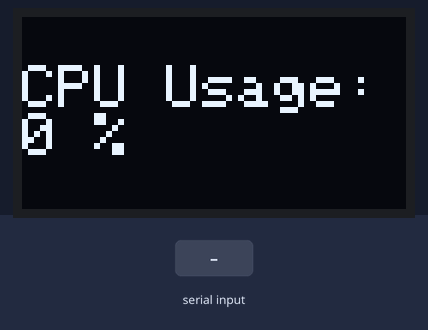
Simulated run of this sketch. Board: Arduino Uno, built with avr-gcc and run on an emulated ATmega328P. Shown: 128×64 one-colour display. The test bench sets the inputs (shaded band).

Above: at 2.2 s.
2.3 s: "90,45\n" received over Serial
At 4.4 s:
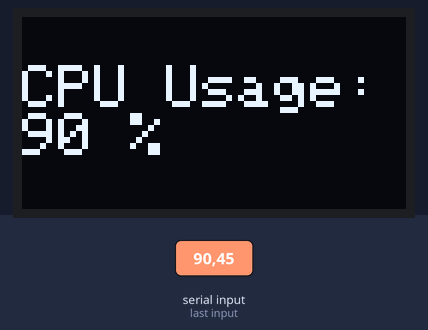
5.3 s: "30,150\n" received over Serial
At 7.4 s:
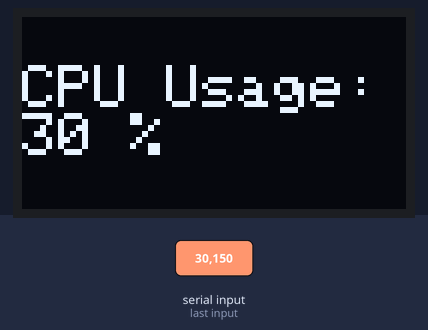
Timing chart, 0 to 8.9 s (numbered marks = the images above; inputs shaded):
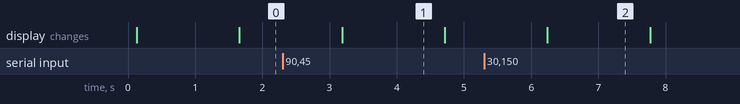

The sketch:

ardu_monitor.ino
```cpp
//#include <SPI.h>
//#include <Wire.h>
#include <Adafruit_GFX.h>  // Include core graphics library for the display
#include <Adafruit_SSD1306.h>  // Include Adafruit_SSD1306 library to drive the display

byte cpu = 0;

// Define SPI pins:
#define OLED_DC     6//9
#define OLED_CS     7//10
#define OLED_RESET  8


Adafruit_SSD1306 display(OLED_DC, OLED_RESET, OLED_CS);  // Create display


#include <Fonts/FreeMonoBold12pt7b.h>  // Add a custom font
#include <Fonts/FreeMono9pt7b.h>  // Add a custom font


int Variable1;  // Create a variable to have something dynamic to show on the display


void setup()  // Start of setup
{

  delay(100);  // This delay is needed to let the display to initialize

  //Serial.begin(19200);

  Serial.begin(9600);

  display.begin(SSD1306_SWITCHCAPVCC);  // Initialize display

  display.clearDisplay();  // Clear the buffer

  //void setTextSize(uint8_t size);
  display.setTextSize(2);//scale 1x 2x

  display.setTextColor(WHITE);  // Set color of the text

  display.setRotation(0);  // Set orientation. Goes from 0, 1, 2 or 3

  display.setTextWrap(false);  // By default, long lines of text are set to automatically “wrap” back to the leftmost column.
                               // To override this behavior (so text will run off the right side of the display - useful for
                               // scrolling marquee effects), use setTextWrap(false). The normal wrapping behavior is restored
                               // with setTextWrap(true).

  display.dim(0);  //Set brightness (0 is maximun and 1 is a little dim)

}  // End of setup


void loop()  // Start of loop
{
/*
  Variable1++;  // Increase variable by 1
  if(Variable1 > 150)  // If Variable1 is greater than 150
  {
    Variable1 = 0;  // Set Variable1 to 0
  }
*/

delay(1500);

if (Serial.available()) cpu = (byte)Serial.parseInt();
  // Convert Variable1 into a string, so we can change the text alignment to the right:
  // It can be also used to add or remove decimal numbers.
  char string[4];  // Create a character array of 10 characters
  // Convert float to a string:
  dtostrf(cpu, 3, 0, string);  // (<variable>,<amount of digits we are going to use>,<amount of decimal digits>,<string name>)


  display.clearDisplay();  // Clear the display so we can refresh


  //display.setFont(&FreeMono9pt7b);  // Set a custom font
  //display.setTextSize(0);  // Set text size. We are using a custom font so you should always use the text size of 0


  // Print text:

  display.setCursor(0, 16);  // (x,y)
  display.print("CPU Usage:\n");
  display.print(cpu);
  display.print(" %");

/////////
/*
delay(250);
  display.setCursor(83, 20);  // (x,y)
  display.println(Variable1);  // Text or value to print
  */
/////////


  display.display();  // Print everything we set previously

}  // End of loop
```

Measured:
- after the input at 2.3 s, the display: changes after 0.89 s (image 1)
- after the input at 5.3 s, the display: changes after 0.94 s (image 2)
- what the display in image 1 shows lasts 1.5 s, from 3.2 s to 4.7 s
